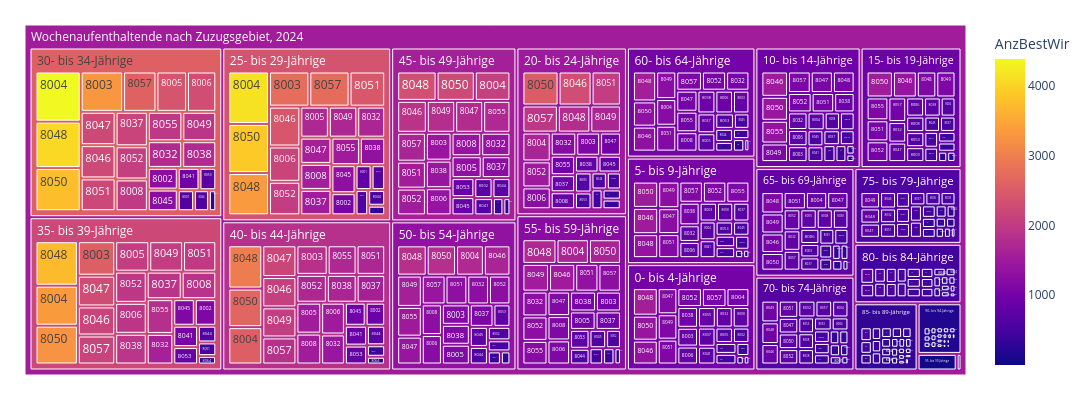

This figure's notebook cell:
### Code cell
treeMap1 = mypy_dv.plot_px_treemap(
    data=myTM.reset_index()
    ,levels=['AlterV05Lang','PLZ']
    ,values="AnzBestWir"
    ,color="AnzBestWir"
    #, color_continuous_scale='Blues'
    ,color_discrete_map={'(?)':'lightgrey', 'Wohnen':'lightblue'}   
    ,height=400
    ,width=1100               
    #,margin_val_bottom=25
    ,myHeaderTitle="Wochenaufenthaltende nach Zuzugsgebiet, "+data_max_date
)
treeMap1

### Figure 1 — Plotly figure (JSON) as saved in the notebook; plotly's stock layout.template omitted (floating-point values rounded to 4 significant figures; data arrays with more than 128 entries replaced by an {"elided": "..."} marker saying what was removed)
{"data": [{"branchvalues": "total", "customdata": {"elided": "540x1 float values"}, "domain": {"x": [0, 1], "y": [0, 1]}, "hovertemplate": "%{label}<br><br>Anzahl:<br>%{value}<extra></extra>", "ids": {"elided": "540 str values"}, "labels": {"elided": "540 str values"}, "marker": {"coloraxis": "coloraxis", "colors": {"elided": "540 float values"}}, "name": "", "parents": {"elided": "540 str values"}, "root": {"color": "grey"}, "type": "treemap", "values": {"elided": "540 int values"}}], "layout": {"coloraxis": {"colorbar": {"title": {"text": "AnzBestWir"}}, "colorscale": [[0, "#0d0887"], [0.1111, "#46039f"], [0.2222, "#7201a8"], [0.3333, "#9c179e"], [0.4444, "#bd3786"], [0.5556, "#d8576b"], [0.6667, "#ed7953"], [0.7778, "#fb9f3a"], [0.8889, "#fdca26"], [1, "#f0f921"]]}, "height": 400, "legend": {"tracegroupgap": 0}, "margin": {"b": 25, "l": 25, "r": 25, "t": 25}, "width": 1100}}
